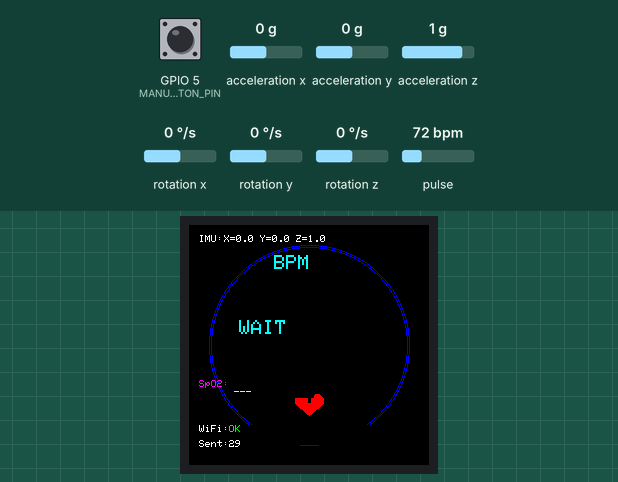
Simulated run of this sketch. Board: ESP32-S3. Shown: 240×240 colour display. Wiring (inferred from the names in the program): MPU-9250 motion sensor at I2C address 0x68. The inputs (shaded band) are chosen by the test bench; at power-on: acceleration x 0 g, GPIO 5 (MANUAL_BUTTON_PIN) HIGH, acceleration y 0 g, acceleration z 1 g, pulse 72 bpm, rotation x 0 °/s, rotation y 0 °/s, rotation z 0 °/s. WiFi joins after 1.5 s; servers stay silent unless stated; uploads are accepted with an empty reply; what the sketch prints to the serial monitor is not drawn.

Above: at 3.1 s.
3.2 s: acceleration x set to 1.1 g
At 5.1 s:
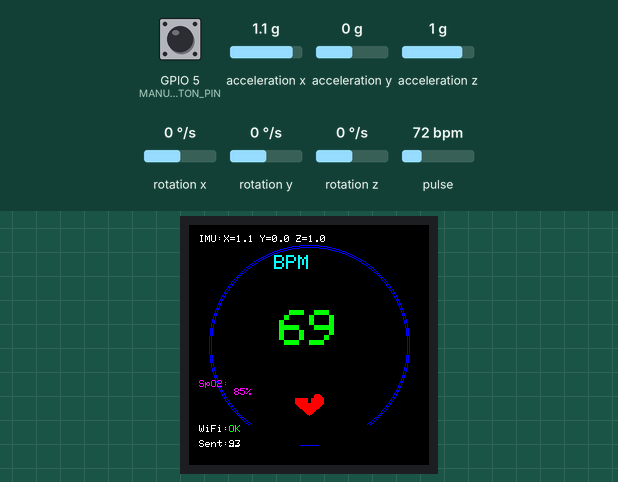
6.2 s: GPIO 5 (MANUAL_BUTTON_PIN) pulled LOW for 0.15 s
9.3 s: acceleration y set to -1.4 g
At 10.1 s:
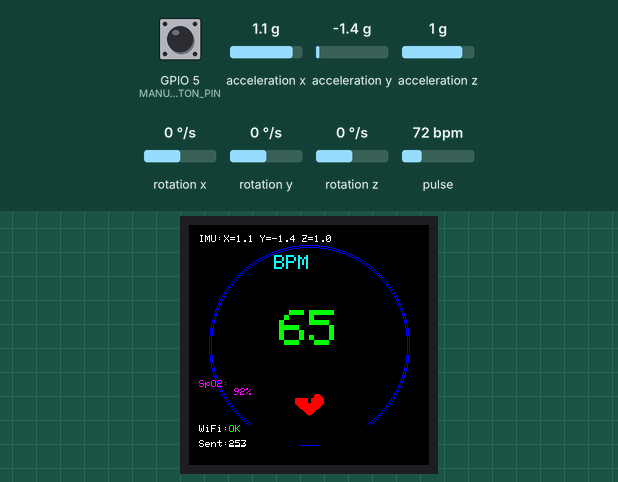
10.9 s: acceleration z set to -1.4 g
At 11.7 s:
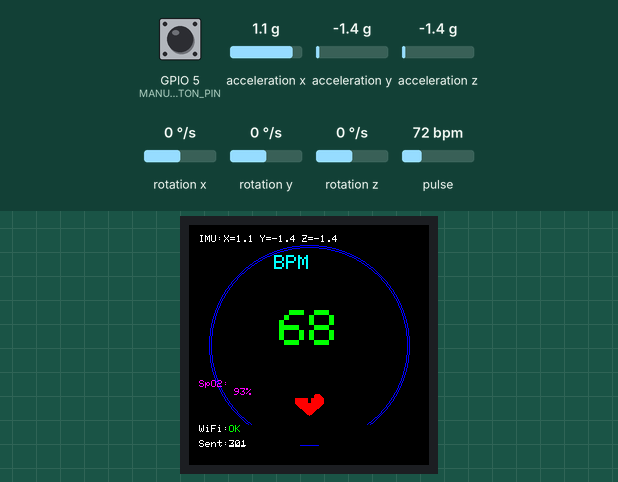
12.4 s: pulse set to 130 bpm
At 13.2 s:
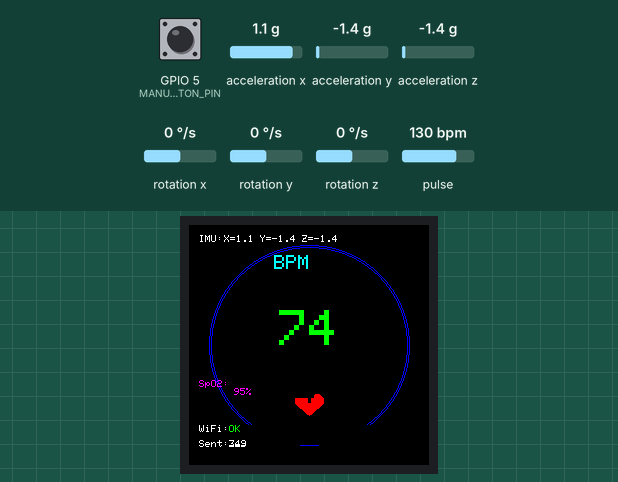
14.0 s: GPIO 5 (MANUAL_BUTTON_PIN) pulled LOW for 1 s
At 18.8 s:
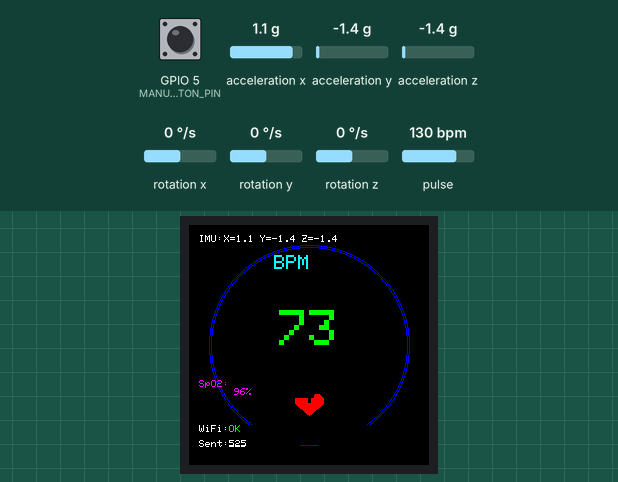
Timing chart, 0 to 19.0 s (numbered marks = the images above; inputs shaded):
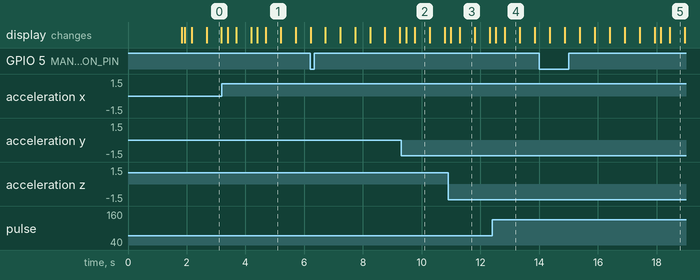

The sketch:

data-gathering.ino
```cpp
// ============================================================
//  TIC LOGGER — Continuous Data Collection Firmware
//  ESP32 + MPU6500 + MAX30102
//  Streams to Firebase Firestore via WiFi (batched)
// ============================================================

#include <Wire.h>
#include "MAX30105.h"
#include <SPI.h>
#include <Adafruit_GFX.h>
#include <Adafruit_GC9A01A.h>
#include <WiFi.h>
#include <HTTPClient.h>
#include <ArduinoJson.h>   // v6 — install via Library Manager

// ===================== CONFIGURATION ========================
// --- WiFi ---
#define WIFI_SSID       "YOUR_SSID"
#define WIFI_PASSWORD   "YOUR_PASSWORD"

// --- Firebase ---
// Project ID from Firebase console (not the full URL)
#define FIREBASE_PROJECT_ID   "your-project-id"
// Web API key from Firebase console → Project Settings → General
#define FIREBASE_API_KEY      "your-web-api-key"
// Firestore collection name
#define COLLECTION_NAME       "tic_sessions"

// --- Pins ---
#define SDA_PIN           8
#define SCL_PIN           9
#define TFT_DC            7
#define TFT_CS            3
#define MPU6500_ADDR      0x68

#define YES_BUTTON_PIN    10
#define NO_BUTTON_PIN     20
#define MANUAL_BUTTON_PIN 5

// --- Sampling ---
#define SAMPLE_RATE_HZ    100          // target sample rate
#define SAMPLE_INTERVAL_MS 10          // 1000 / SAMPLE_RATE_HZ

// --- Batching ---
#define BATCH_SIZE        50           // samples per Firebase POST
#define SEND_INTERVAL_MS  500          // send every 500ms (= 50 samples at 100Hz)
#define MAX_RETRY         3            // retry failed POSTs this many times

// --- Spike detection (same thresholds as before) ---
#define SPIKE_DELTA_THRESHOLD 0.8f
#define SPIKE_MIN_MAG         1.5f

// --- Heart rate ---
#define AC_THRESHOLD    8
#define MIN_BPM         45
#define MAX_BPM         120
#define DC_ALPHA        0.80
#define PEAK_LOCKOUT_MS 450
#define BPM_HISTORY     4

// --- SpO2 ---
#define SPO2_ALPHA      0.95f
#define SPO2_AC_ALPHA   0.70f
#define SPO2_HISTORY    8
// ============================================================

// ==================== SAMPLE STRUCT ========================
// One row of the dataset
struct Sample {
  uint32_t timestamp;
  float    ax, ay, az;
  float    gx, gy, gz;
  float    mag;
  float    gyro_mag;
  float    jerk;
  float    bpm;
  float    spo2;
  uint8_t  tic_event;   // 0=normal, 1=tic confirmed, 2=tic denied, 3=manual
};

// ==================== CIRCULAR BUFFER ======================
#define BUFFER_SIZE 200                // holds 2 seconds at 100Hz — safety margin
Sample   sampleBuffer[BUFFER_SIZE];
uint16_t writeIdx   = 0;              // next slot to write
uint16_t sendIdx    = 0;              // next slot to send
uint16_t buffered() {                 // how many unsent samples waiting
  return (writeIdx >= sendIdx)
    ? (writeIdx - sendIdx)
    : (BUFFER_SIZE - sendIdx + writeIdx);
}
// ============================================================

// ==================== SENSOR STATE =========================
MAX30105 sensor;
Adafruit_GC9A01A tft(TFT_CS, TFT_DC);

// Heart rate
long  dcAvg       = 0;
bool  aboveThresh = false;
unsigned long lastBeatTime = 0;
float currentBPM  = 0;
float avgBPM      = 0;
float bpmHist[BPM_HISTORY] = {0};
int   bpmIdx      = 0;
long  lastAC      = 0;

// SpO2
long  dcAvgRed = 0, dcAvgIR = 0;
float acRmsRed = 0, acRmsIR = 0;
float avgSpO2  = 0;
float spo2Hist[SPO2_HISTORY] = {0};
int   spo2Idx  = 0;

// IMU
int16_t ax_raw, ay_raw, az_raw;
int16_t gx_raw, gy_raw, gz_raw;
float   ax_g, ay_g, az_g;
float   gx_dps, gy_dps, gz_dps;
float   accel_mag     = 0;
float   last_accel_mag = 0;
float   jerk          = 0;

// Buttons / tic state
bool          ticPromptActive  = false;
unsigned long lastDebounceTime = 0;
const unsigned long DEBOUNCE_DELAY = 300;
uint8_t       pendingTicEvent  = 0;   // set when spike detected, cleared after label

// Timing
unsigned long lastSampleTime = 0;
unsigned long lastSendTime   = 0;

// Session ID — unique per boot, used as Firestore document group
String sessionId;

// WiFi / upload stats for display
bool     wifiOK        = false;
uint32_t totalSent     = 0;
uint32_t totalDropped  = 0;
// ============================================================

// ==================== FIREBASE HELPERS =====================

// Build the Firestore REST URL for a batch write
// We use the runQuery / batchWrite endpoint approach via simple documents
String firestoreUrl() {
  return String("https://firestore.googleapis.com/v1/projects/")
       + FIREBASE_PROJECT_ID
       + "/databases/(default)/documents/"
       + COLLECTION_NAME
       + "/" + sessionId
       + "/samples?key="
       + FIREBASE_API_KEY;
}

// Serialize one sample into a Firestore Value map field object
void sampleToFirestoreFields(const Sample& s, JsonObject fields) {
  auto addDouble = [&](const char* key, double val) {
    fields[key]["doubleValue"] = val;
  };
  auto addInt = [&](const char* key, int val) {
    fields[key]["integerValue"] = String(val);
  };

  addInt   ("timestamp",  s.timestamp);
  addDouble("ax",         s.ax);
  addDouble("ay",         s.ay);
  addDouble("az",         s.az);
  addDouble("gx",         s.gx);
  addDouble("gy",         s.gy);
  addDouble("gz",         s.gz);
  addDouble("mag",        s.mag);
  addDouble("gyro_mag",   s.gyro_mag);
  addDouble("jerk",       s.jerk);
  addDouble("bpm",        s.bpm);
  addDouble("spo2",       s.spo2);
  addInt   ("tic_event",  s.tic_event);
}

// POST a batch of samples to Firestore using batchWrite
// Each sample becomes its own document with auto-generated ID
bool postBatch(Sample* samples, uint16_t count) {
  if (!wifiOK || count == 0) return false;

  // Firestore batchWrite endpoint
  String url = String("https://firestore.googleapis.com/v1/projects/")
             + FIREBASE_PROJECT_ID
             + "/databases/(default)/documents:batchWrite?key="
             + FIREBASE_API_KEY;

  // Build JSON: { "writes": [ { "update": { "name": "...", "fields": {...} } }, ... ] }
  // Each sample doc name includes session + timestamp for uniqueness
  DynamicJsonDocument doc(8192);
  JsonArray writes = doc.createNestedArray("writes");

  for (uint16_t i = 0; i < count; i++) {
    JsonObject write  = writes.createNestedObject();
    JsonObject update = write.createNestedObject("update");

    // Document name (full resource path)
    update["name"] = String("projects/") + FIREBASE_PROJECT_ID
                   + "/databases/(default)/documents/"
                   + COLLECTION_NAME + "/" + sessionId
                   + "/samples/" + String(samples[i].timestamp)
                   + "_" + String(i);   // i disambiguates same-ms samples

    sampleToFirestoreFields(samples[i], update.createNestedObject("fields"));
  }

  String body;
  serializeJson(doc, body);

  HTTPClient http;
  http.begin(url);
  http.addHeader("Content-Type", "application/json");
  http.setTimeout(5000);

  int code = http.POST(body);
  http.end();

  return (code == 200);
}

// ==================== SPO2 HELPER ==========================
float calculateSpO2(float acRed, float dcRed, float acIR, float dcIR) {
  if (dcRed < 1 || dcIR < 1 || acIR < 0.001f) return 0;
  float R    = (acRed / dcRed) / (acIR / dcIR);
  float spo2 = 110.0f - 25.0f * R;
  if (spo2 < 70.0f || spo2 > 100.0f) return 0;
  return spo2;
}

// ==================== SETUP ================================
void setup() {
  Serial.begin(115200);

  Wire.begin(SDA_PIN, SCL_PIN);
  Wire.setClock(400000);   // bump to 400kHz — gives more headroom for 100Hz + display

  tft.begin();
  tft.setRotation(0);
  tft.fillScreen(GC9A01A_BLACK);

  // --- WiFi ---
  drawStatus("Connecting WiFi...");
  WiFi.begin(WIFI_SSID, WIFI_PASSWORD);
  uint8_t attempts = 0;
  while (WiFi.status() != WL_CONNECTED && attempts < 20) {
    delay(500);
    attempts++;
  }
  wifiOK = (WiFi.status() == WL_CONNECTED);

  // Session ID = boot timestamp (ms) as hex string — unique enough
  sessionId = String(millis(), HEX);

  // --- MAX30102 ---
  drawStatus("Init sensors...");
  if (!sensor.begin(Wire, I2C_SPEED_STANDARD)) {
    drawStatus("MAX30102 FAIL");
    while(1);
  }
  sensor.setup(0x3F, 4, 2, 200, 411, 4096);
  sensor.setPulseAmplitudeIR(0xFF);
  sensor.setPulseAmplitudeRed(0xBB);

  // --- MPU6500 ---
  Wire.beginTransmission(MPU6500_ADDR);
  Wire.write(0x6B); Wire.write(0x00);   // wake up
  Wire.endTransmission(true);
  delay(10);

  // Gyro range ±500 dps (0x08), Accel range ±8g (0x10)
  Wire.beginTransmission(MPU6500_ADDR);
  Wire.write(0x1B); Wire.write(0x08);
  Wire.endTransmission(true);

  Wire.beginTransmission(MPU6500_ADDR);
  Wire.write(0x1C); Wire.write(0x10);
  Wire.endTransmission(true);

  // --- Buttons ---
  pinMode(YES_BUTTON_PIN,    INPUT_PULLUP);
  pinMode(NO_BUTTON_PIN,     INPUT_PULLUP);
  pinMode(MANUAL_BUTTON_PIN, INPUT_PULLUP);

  // --- Serial CSV header (backup local log) ---
  Serial.println("timestamp,ax,ay,az,gx,gy,gz,mag,gyro_mag,jerk,bpm,spo2,tic_event");

  drawMainUI();
  lastSampleTime = millis();
  lastSendTime   = millis();
}

// ==================== MAIN LOOP ============================
void loop() {
  unsigned long now = millis();

  // ---- 1. SAMPLE at fixed rate ----
  if (now - lastSampleTime >= SAMPLE_INTERVAL_MS) {
    lastSampleTime = now;
    takeSample(now);
  }

  // ---- 2. SEND batch when enough samples or time elapsed ----
  if ((buffered() >= BATCH_SIZE || now - lastSendTime >= SEND_INTERVAL_MS)
       && buffered() > 0) {
    sendBatch();
    lastSendTime = now;
  }

  // ---- 3. BUTTONS ----
  handleButtons(now);

  // ---- 4. DISPLAY update (every 200ms — don't let it eat sample budget) ----
  static unsigned long lastDisplay = 0;
  if (now - lastDisplay >= 200) {
    lastDisplay = now;
    if (!ticPromptActive) {
      updateBPMDisplay(avgBPM, sensor.getIR() > 15000);
      updateSpO2Display(avgSpO2, sensor.getIR() > 15000);
      updateIMUDisplay();
      updateWifiStatus();
    }
  }
}

// ==================== SAMPLE COLLECTION ====================
void takeSample(unsigned long now) {
  // -- Read IMU (14 bytes: accel + temp_skip + gyro) --
  Wire.beginTransmission(MPU6500_ADDR);
  Wire.write(0x3B);
  Wire.endTransmission(false);
  Wire.requestFrom(MPU6500_ADDR, 14, true);

  ax_raw = (Wire.read() << 8) | Wire.read();
  ay_raw = (Wire.read() << 8) | Wire.read();
  az_raw = (Wire.read() << 8) | Wire.read();
  Wire.read(); Wire.read();              // temperature bytes — skip
  gx_raw = (Wire.read() << 8) | Wire.read();
  gy_raw = (Wire.read() << 8) | Wire.read();
  gz_raw = (Wire.read() << 8) | Wire.read();

  // ±8g range → 4096 LSB/g
  ax_g = ax_raw / 4096.0f;
  ay_g = ay_raw / 4096.0f;
  az_g = az_raw / 4096.0f;

  // ±500 dps range → 65.5 LSB/dps
  gx_dps = gx_raw / 65.5f;
  gy_dps = gy_raw / 65.5f;
  gz_dps = gz_raw / 65.5f;

  float new_mag  = sqrt(ax_g*ax_g + ay_g*ay_g + az_g*az_g);
  float gyro_mag = sqrt(gx_dps*gx_dps + gy_dps*gy_dps + gz_dps*gz_dps);
  jerk           = (new_mag - last_accel_mag) / (SAMPLE_INTERVAL_MS / 1000.0f);
  last_accel_mag = new_mag;
  accel_mag      = new_mag;

  // -- Read optical sensor --
  long rawIR  = sensor.getIR();
  long rawRed = sensor.getRed();
  bool contact = (rawIR > 15000);

  if (contact) {
    // DC tracking
    dcAvgIR  = SPO2_ALPHA * dcAvgIR  + (1.0f - SPO2_ALPHA) * rawIR;
    dcAvgRed = SPO2_ALPHA * dcAvgRed + (1.0f - SPO2_ALPHA) * rawRed;

    long acIR  = rawIR  - dcAvgIR;
    long acRed = rawRed - dcAvgRed;

    acRmsIR  = SPO2_AC_ALPHA * acRmsIR  + (1.0f - SPO2_AC_ALPHA) * abs((float)acIR);
    acRmsRed = SPO2_AC_ALPHA * acRmsRed + (1.0f - SPO2_AC_ALPHA) * abs((float)acRed);

    // Heart rate
    dcAvg = DC_ALPHA * dcAvg + (1.0 - DC_ALPHA) * rawIR;
    long ac = rawIR - dcAvg;

    if (ac > AC_THRESHOLD && lastAC <= AC_THRESHOLD && !aboveThresh) {
      if (lastBeatTime == 0) {
        lastBeatTime = now;
      } else if (now - lastBeatTime > PEAK_LOCKOUT_MS) {
        unsigned long interval = now - lastBeatTime;
        float newBPM = 60000.0f / interval;

        if (newBPM >= MIN_BPM && newBPM <= MAX_BPM) {
          bool outlier = (avgBPM > 0 && abs(newBPM - avgBPM) > 15);
          if (!outlier) {
            bpmHist[bpmIdx] = newBPM;
            bpmIdx = (bpmIdx + 1) % BPM_HISTORY;
            float sum = 0; int cnt = 0;
            for (int i = 0; i < BPM_HISTORY; i++) if (bpmHist[i] > 0) { sum += bpmHist[i]; cnt++; }
            avgBPM = cnt ? sum / cnt : 0;

            float sp = calculateSpO2(acRmsRed, dcAvgRed, acRmsIR, dcAvgIR);
            if (sp > 0) {
              spo2Hist[spo2Idx] = sp;
              spo2Idx = (spo2Idx + 1) % SPO2_HISTORY;
              float ssum = 0; int scnt = 0;
              for (int i = 0; i < SPO2_HISTORY; i++) if (spo2Hist[i] > 0) { ssum += spo2Hist[i]; scnt++; }
              avgSpO2 = scnt ? ssum / scnt : 0;
            }
          }
        }
        lastBeatTime = now;
      }
      aboveThresh = true;
    }
    if (ac < 0) aboveThresh = false;
    lastAC = ac;
  }

  // -- Spike detection --
  if (accel_mag > SPIKE_MIN_MAG &&
      jerk > (SPIKE_DELTA_THRESHOLD / (SAMPLE_INTERVAL_MS / 1000.0f)) &&
      !ticPromptActive) {
    ticPromptActive = true;
    pendingTicEvent = 0;
    drawTicPrompt();
  }

  // -- Write sample to circular buffer --
  Sample& s    = sampleBuffer[writeIdx];
  s.timestamp  = now;
  s.ax         = ax_g;
  s.ay         = ay_g;
  s.az         = az_g;
  s.gx         = gx_dps;
  s.gy         = gy_dps;
  s.gz         = gz_dps;
  s.mag        = accel_mag;
  s.gyro_mag   = gyro_mag;
  s.jerk       = jerk;
  s.bpm        = avgBPM;
  s.spo2       = avgSpO2;
  s.tic_event  = pendingTicEvent;

  // Also echo to Serial as CSV backup
  Serial.printf("%lu,%.3f,%.3f,%.3f,%.3f,%.3f,%.3f,%.3f,%.3f,%.3f,%.1f,%.1f,%d\n",
    now, ax_g, ay_g, az_g, gx_dps, gy_dps, gz_dps,
    accel_mag, gyro_mag, jerk, avgBPM, avgSpO2, pendingTicEvent);

  writeIdx = (writeIdx + 1) % BUFFER_SIZE;

  // If buffer is completely full, advance sendIdx to avoid overwrite
  // (drops oldest unsent sample — better than corrupting newer ones)
  if (writeIdx == sendIdx) {
    sendIdx = (sendIdx + 1) % BUFFER_SIZE;
    totalDropped++;
  }

  // Clear tic event flag after it's been written into the sample
  pendingTicEvent = 0;
}

// ==================== BATCH SEND ===========================
void sendBatch() {
  if (!wifiOK) {
    // Reconnect attempt
    if (WiFi.status() != WL_CONNECTED) {
      WiFi.reconnect();
      return;
    }
    wifiOK = true;
  }

  uint16_t count = min((uint16_t)BATCH_SIZE, buffered());
  if (count == 0) return;

  // Copy batch into a flat array (handles buffer wraparound)
  Sample batch[BATCH_SIZE];
  for (uint16_t i = 0; i < count; i++) {
    batch[i] = sampleBuffer[(sendIdx + i) % BUFFER_SIZE];
  }

  bool ok = false;
  for (uint8_t attempt = 0; attempt < MAX_RETRY && !ok; attempt++) {
    ok = postBatch(batch, count);
    if (!ok) delay(100);
  }

  if (ok) {
    sendIdx    = (sendIdx + count) % BUFFER_SIZE;
    totalSent += count;
  } else {
    // Give up on this batch rather than block indefinitely
    // Samples stay in buffer and will retry on next send cycle
    // unless overwritten by new data first
    totalDropped += count;
    sendIdx = (sendIdx + count) % BUFFER_SIZE;
  }
}

// ==================== BUTTON HANDLING ======================
void handleButtons(unsigned long now) {
  if (now - lastDebounceTime < DEBOUNCE_DELAY) return;

  if (digitalRead(MANUAL_BUTTON_PIN) == LOW) {
    pendingTicEvent = 3;   // will be written on next sample tick
    lastDebounceTime = now;
    return;
  }

  if (ticPromptActive) {
    if (digitalRead(YES_BUTTON_PIN) == LOW) {
      pendingTicEvent  = 1;
      ticPromptActive  = false;
      lastDebounceTime = now;
      drawMainUI();
    }
    else if (digitalRead(NO_BUTTON_PIN) == LOW) {
      pendingTicEvent  = 2;
      ticPromptActive  = false;
      lastDebounceTime = now;
      drawMainUI();
    }
  }
}

// ==================== UI FUNCTIONS =========================
void drawStatus(const char* msg) {
  tft.fillScreen(GC9A01A_BLACK);
  tft.setCursor(20, 100);
  tft.setTextColor(GC9A01A_WHITE);
  tft.setTextSize(2);
  tft.println(msg);
}

void drawMainUI() {
  tft.fillScreen(GC9A01A_BLACK);
  tft.drawCircle(120, 120, 100, GC9A01A_BLUE);
  tft.drawCircle(120, 120, 98,  GC9A01A_BLUE);

  tft.setCursor(85, 30);
  tft.setTextColor(GC9A01A_CYAN);
  tft.setTextSize(2);
  tft.println("BPM");

  tft.setCursor(10, 155);
  tft.setTextColor(GC9A01A_MAGENTA);
  tft.setTextSize(1);
  tft.println("SpO2:");

  // WiFi indicator label
  tft.setCursor(10, 200);
  tft.setTextColor(GC9A01A_WHITE);
  tft.setTextSize(1);
  tft.println("WiFi:");

  // Sent counter label
  tft.setCursor(10, 215);
  tft.println("Sent:");

  drawHeartIcon(120, 180, GC9A01A_RED);

  tft.setCursor(10, 10);
  tft.setTextColor(GC9A01A_WHITE);
  tft.setTextSize(1);
  tft.println("IMU:");
}

void drawTicPrompt() {
  tft.fillRect(15, 55, 210, 130, GC9A01A_BLACK);
  tft.setTextColor(GC9A01A_YELLOW);
  tft.setTextSize(3);
  tft.setCursor(68, 75);
  tft.println("TIC?");
  tft.setTextSize(2);
  tft.setCursor(28, 115);
  tft.println("Was that a tic?");
}

void updateBPMDisplay(float bpm, bool contact) {
  tft.fillRect(40, 70, 160, 60, GC9A01A_BLACK);
  if (!contact) {
    tft.setCursor(70, 95); tft.setTextColor(GC9A01A_YELLOW); tft.setTextSize(2); tft.println("---");
  } else if (bpm == 0) {
    tft.setCursor(50, 95); tft.setTextColor(GC9A01A_CYAN); tft.setTextSize(2); tft.println("WAIT");
  } else {
    tft.setTextSize(5); tft.setTextColor(GC9A01A_GREEN);
    String s = String((int)bpm);
    tft.setCursor(120 - (s.length() * 30) / 2, 85);
    tft.println(s);
  }
}

void updateSpO2Display(float spo2, bool contact) {
  tft.fillRect(45, 163, 80, 10, GC9A01A_BLACK);
  tft.setTextSize(1);
  if (!contact || spo2 == 0) {
    tft.setTextColor(GC9A01A_YELLOW); tft.setCursor(45, 163); tft.println("---");
  } else {
    tft.setTextColor(GC9A01A_MAGENTA); tft.setCursor(45, 163);
    tft.print((int)spo2); tft.println("%");
  }
}

void updateIMUDisplay() {
  tft.fillRect(35, 10, 185, 10, GC9A01A_BLACK);
  tft.setCursor(35, 10); tft.setTextColor(GC9A01A_WHITE); tft.setTextSize(1);
  tft.print("X="); tft.print(ax_g, 1);
  tft.print(" Y="); tft.print(ay_g, 1);
  tft.print(" Z="); tft.print(az_g, 1);
}

void updateWifiStatus() {
  tft.fillRect(40, 200, 180, 20, GC9A01A_BLACK);
  tft.setTextSize(1);

  // WiFi indicator
  tft.setCursor(40, 200);
  if (WiFi.status() == WL_CONNECTED) {
    tft.setTextColor(GC9A01A_GREEN); tft.println("OK");
  } else {
    tft.setTextColor(GC9A01A_RED); tft.println("DOWN");
  }

  // Sent / dropped counter
  tft.setCursor(40, 215);
  tft.setTextColor(GC9A01A_WHITE);
  tft.print(totalSent);
  if (totalDropped > 0) {
    tft.setTextColor(GC9A01A_RED);
    tft.print(" -"); tft.print(totalDropped);
  }
}

void drawHeartIcon(int x, int y, uint16_t color) {
  tft.fillCircle(x - 8, y - 5, 6, color);
  tft.fillCircle(x + 8, y - 5, 6, color);
  tft.fillTriangle(x - 14, y - 2, x, y + 10, x + 14, y - 2, color);
}
```

Measured:
- what the display in image 1 shows lasts 0.5 s, from 4.7 s to 5.2 s
